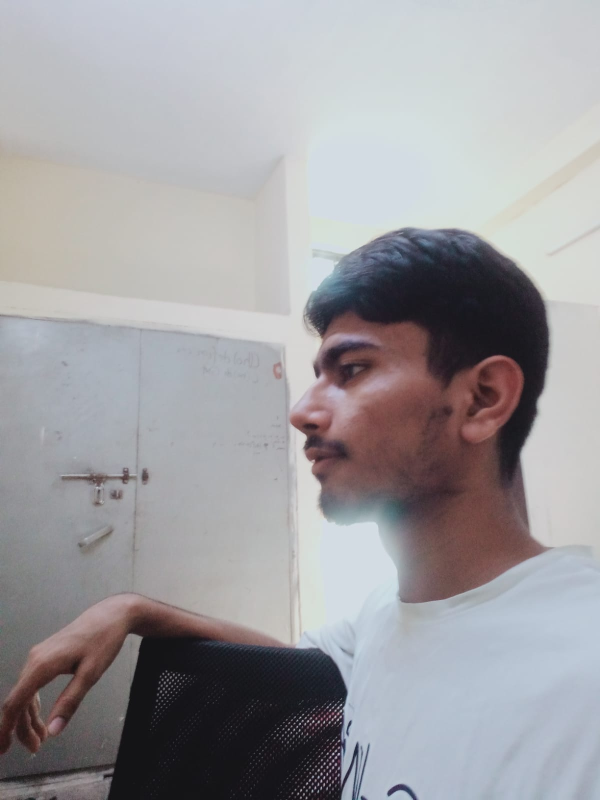
#> input picture faces/bhoodev/WhatsApp Image 2024-10-03 at 14.46.33_7617f259.jpg, 1200 x 1600 px, found by its file name (shown at 1/2 size); its folder holds only this picture in this run
$ python face_recog_train.py
#> lines starting #> are read from the running program, lines starting #| are printed output that depends on the picture
import cv2 as cv
import os
import numpy as np

people = []
for i in os.listdir(r'..\faces') :
    people.append(i)
#> pass 2 of the loop `for i in os.listdir(r'..\faces') :`:

haar_cascade = cv.CascadeClassifier('face_detect.xml')
dir  = r'..\faces'
features = []
labels = []


def create_train():
    for person in people:
        path = os.path.join(dir,person)
        label = people.index(person)
        for img in os.listdir(path):
            img_path = os.path.join(path,img)
            img_read = cv.imread(img_path)
#> img_read is the input picture: shape (1600, 1200, 3); mean B, G, R 160.4, 157.2, 158.7
            img_gray = cv.cvtColor(img_read,cv.COLOR_BGR2GRAY)
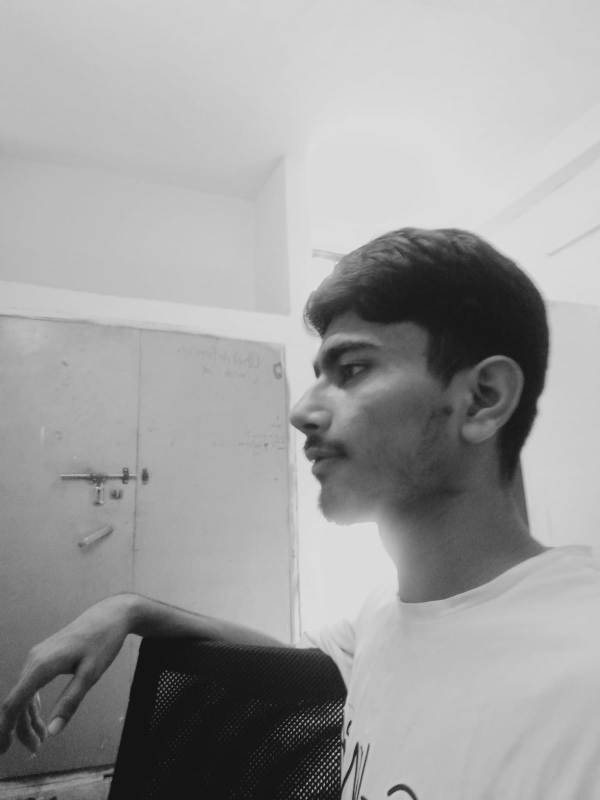
#> img_gray: shape (1600, 1200) (shown at 1/2 size); min 5, max 225, mean 158
            face_rec = haar_cascade.detectMultiScale(img_read,1.1,3)
#> face_rec = [[556, 513, 287, 287]]


            for (x,y,w,h) in face_rec:
                imag_roi = img_gray[y:y+h,x:x+w]
                features.append(imag_roi)
                labels.append(label)
#> this loop made 1 pass
#> pass 1, in create_train, `imag_roi = img_gray[y:y+h,x:x+w]`:
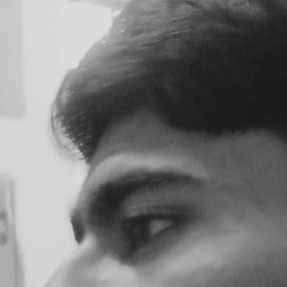
#> imag_roi: shape (287, 287); min 24, max 223, mean 118.6
#> after the loop, features = 1 item; labels = [0]
#> pass 2 of the loop in create_train, `for person in people:`:
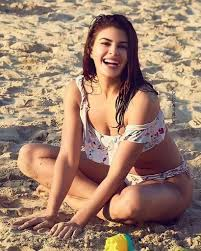
#> input picture faces/bipin/Untitled.jpg, 201 x 251 px, found by its file name
#> in create_train, img_read is the input picture: shape (251, 201, 3); mean B, G, R 109.9, 129.5, 160.3
#> in create_train, `img_gray = cv.cvtColor(img_read,cv.COLOR_BGR2GRAY)`:
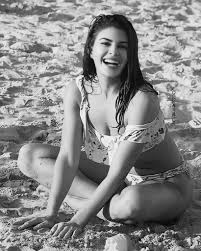
#> img_gray: shape (251, 201); min 4, max 252, mean 136.5
#> face_rec = [[87, 24, 51, 51]]
#> the loop in create_train, `for (x,y,w,h) in face_rec:` made 1 pass
#> pass 1, in create_train, `imag_roi = img_gray[y:y+h,x:x+w]`:
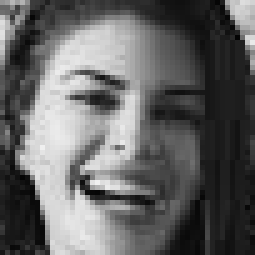
#> imag_roi: shape (51, 51) (shown 5 times larger); min 4, max 240, mean 100.2
#> after the loop in create_train, `for (x,y,w,h) in face_rec:`: features = 2 items; labels = [0, 1]
                # print(features)


create_train()
print("length of features",len(features))
#| length of features 2
print(len(labels))
#| 2
features = np.array(features,dtype='object')
labels = np.array(labels)

face_recongnizer = cv.face.LBPHFaceRecognizer_create()

face_recongnizer.train(features,labels)
face_recongnizer.save('faces_trained.yml')
np.save('features.npy',features)
np.save('labels.npy',labels)
